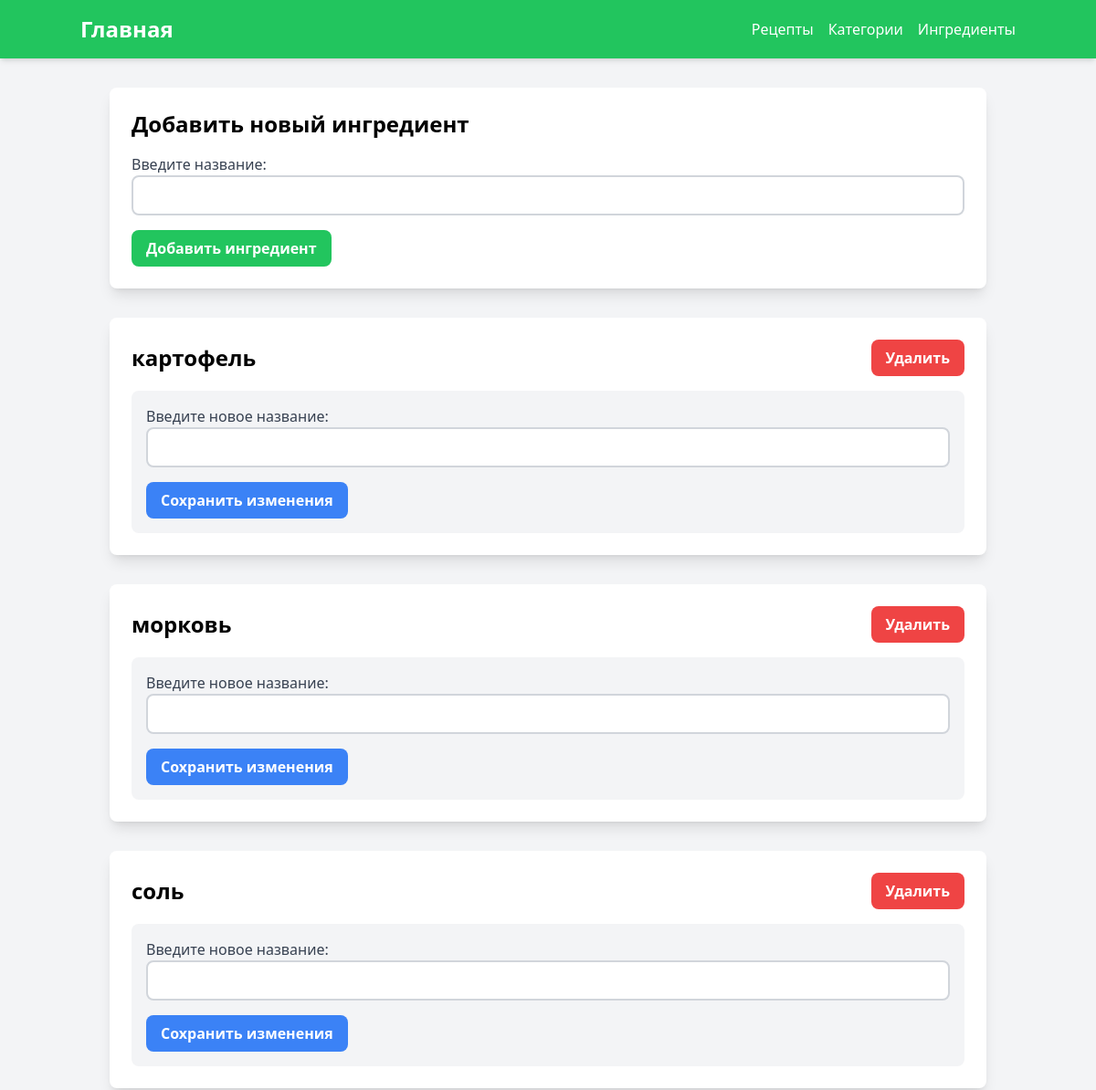
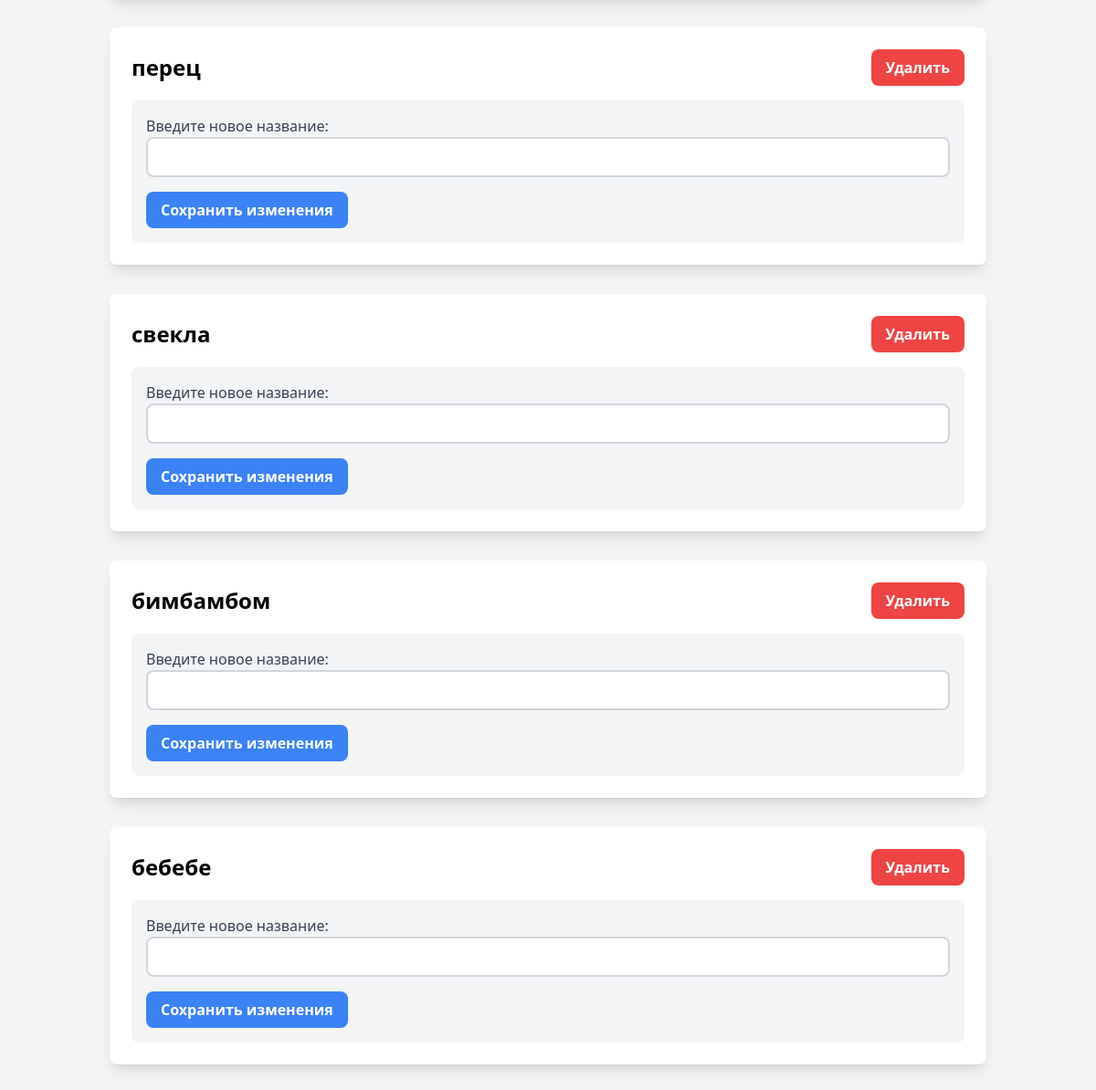
Before: /ingredient_pages with the older database file (2 pictures, top to bottom).
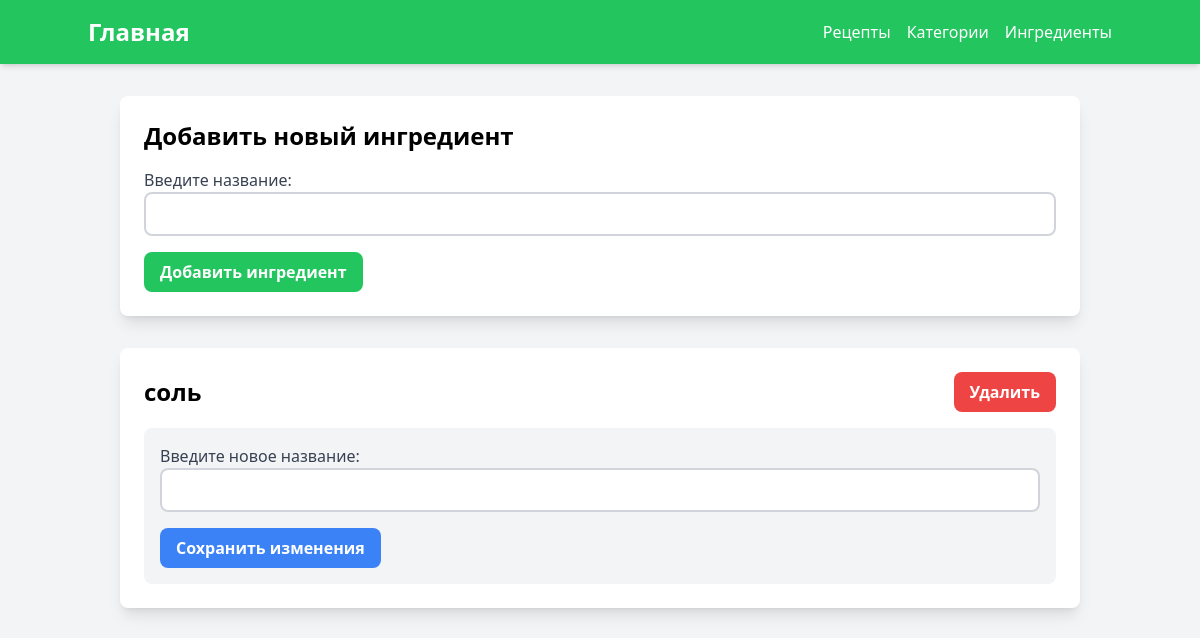
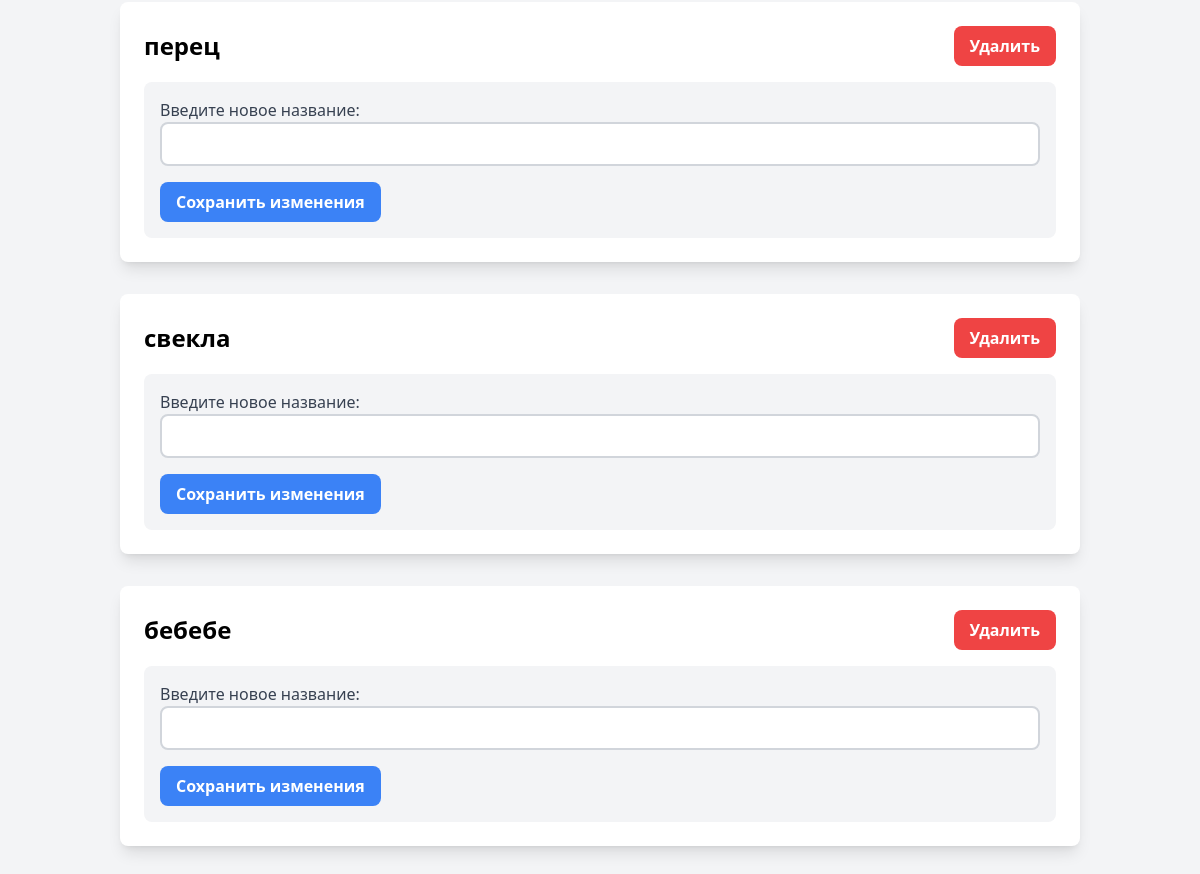
After: the same page with the newer database file (2 pictures, top to bottom).
### orm/ingredient.py (models this page shows)
class IngredientOrm(Model):
    __tablename__ = 'ingredients'
    id: Mapped[int] = mapped_column(primary_key=True)
    name: Mapped[str] = mapped_column(unique=True)

### pages/ingredient.py (the view)
@router.get('')
async def get_ingredients_template(
    request: Request, ingredients=Depends(get_all)
):
    return templates.TemplateResponse(
        'ingredients.html',
        {
            'request': request,
            'ingredients': ingredients['data'],
        }
    )

### templates/ingredients.html (shortened to what this page needs)
{% extends "header.html" %}
{% block content %}
<div class="container mx-auto p-8">
    <div class="bg-white rounded-lg shadow-lg p-6 mb-8">
        <h2 class="text-2xl font-bold mb-4">Добавить новый ингредиент</h2>
        <form action="{{ url_for('create_ingredient_template') }}" method="post">
            <div class="mb-4">
                <label class="block text-gray-700" for="new_name">Введите название: </label>
                <input class="border-2 border-gray-300 p-2 w-full rounded-lg" type="text" id="new_name" name="name" required>
            </div>
            <button class="bg-green-500 text-white font-bold py-2 px-4 rounded-lg hover:bg-green-600" type="submit">Добавить ингредиент</button>
        </form>
    </div>
    {% for ingredient in ingredients %}
        <div class="bg-white rounded-lg shadow-lg p-6 mb-8">
            <div class="flex justify-between items-center mb-4">
                <span class="text-2xl font-bold">{{ ingredient.name }}</span>
                <div class="flex space-x-4">
                    <form action="{{ url_for('delete_ingredient_template', id=ingredient.id) }}" method="post">
                        <button class="bg-red-500 text-white font-bold py-2 px-4 rounded-lg hover:bg-red-600" type="submit">Удалить</button>
                    </form>
                </div>
            </div>
            <div class="bg-gray-100 p-4 rounded-lg">
                <form action="{{ url_for('update_ingredient_template', id=ingredient.id) }}" method="post">
                    <div class="mb-4">
                        <label class="block text-gray-700" for="new_name_{{ ingredient.id }}">Введите новое название: </label>
                        <input class="border-2 border-gray-300 p-2 w-full rounded-lg" type="text" id="new_name_{{ ingredient.id }}" name="name" required>
                    </div>
                    <button class="bg-blue-500 text-white font-bold py-2 px-4 rounded-lg hover:bg-blue-600" type="submit">Сохранить изменения</button>
                </form>
            </div>
        </div>
    {% endfor %}
</div>
{% endblock %}

### templates/header.html (shortened to what this page needs)
<!DOCTYPE html>
<html lang="en">
<head>
    <script src="https://cdn.tailwindcss.com"></script>
</head>
<body class="bg-gray-100">
    <header class="bg-green-500 text-white p-4 shadow-md">
        <div class="container mx-auto flex justify-between items-center">
            <a href="/" class="text-2xl font-bold">Главная</a>
            <nav>
                <ul class="flex space-x-4">
                    <li><a href="/recipe_pages" class="hover:text-gray-200">Рецепты</a></li>
                    <li><a href="/category_pages" class="hover:text-gray-200">Категории</a></li>
                    <li><a href="/ingredient_pages" class="hover:text-gray-200">Ингредиенты</a></li>
                </ul>
            </nav>
        </div>
    </header>
    <div id="content">
        {% block content %}{% endblock %}
    </div>
</body>
</html>

Changed rows visible on the page:
removed IngredientOrm: name "картофель"
removed IngredientOrm: name "морковь"
removed IngredientOrm: name "бимбамбом"
